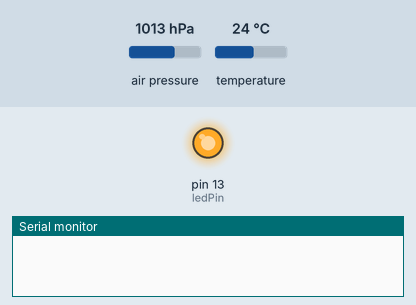
This sketch was run on a simulated Arduino Uno, built with avr-gcc and run on an emulated ATmega328P. Parts: output pins drawn as LEDs (lit = HIGH), the last lines printed to the serial monitor. Inputs (shaded band) come from the test bench; at power-on: air pressure 1013 hPa, temperature 24 °C. The modem accepts every AT command (registered, SIM ready, sends succeed) and sends nothing else.

Above: at 0.1 s.
At 30.7 s:
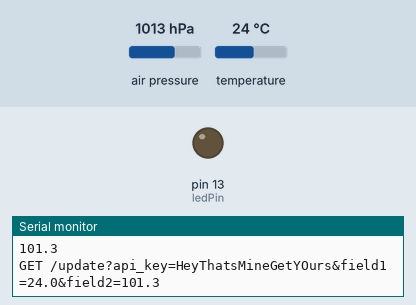
Timing chart, 0 to 79.8 s (numbered marks = the images above):
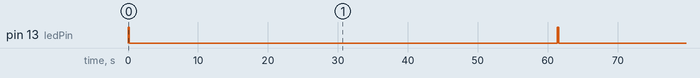

Measured:
- by itself, pin 13 (ledPin): alternates HIGH for 0.20 s and LOW for 61.1 s

The sketch:

ESP8266_Thingspeak.ino
```cpp
/*

A simple getting started ESP8266 Project with ATCommands.

This reads the data of a BMP sensor and spreads the word on thingspeak.

Based on code originally posted by :
Mahesh Venkitachalam,electronut.in

Support of BMP and 2 fields added by Rohit Gupta,rohitg.in

*/


#include <Wire.h>
#include <Adafruit_BMP085.h>
#include <SoftwareSerial.h>
#include <stdlib.h>
int ledPin = 13;
// replace with your channel's thingspeak API key
String apiKey = "HeyThatsMineGetYOurs";

// connect 10 to TX of Serial USB
// connect 11 to RX of serial USB
SoftwareSerial ser(10, 11); // RX, TX
Adafruit_BMP085 bmp;
// the loop
void setup() {
  Serial.begin(9600);
  pinMode(ledPin, OUTPUT);

 // enable software serial
  ser.begin(9600);

  // reset ESP8266
  ser.println("AT+RST");
  if (!bmp.begin()) {
	Serial.println("Could not find a valid BMP085 sensor, check wiring!");
	while (1) {}
  }
}


void loop() {

  // blink LED on board
  digitalWrite(ledPin, HIGH);
  delay(200);
  digitalWrite(ledPin, LOW);

  float temp = bmp.readTemperature();
  float pres= bmp.readPressure()/1000.0;
  // convert to string
  char buf[16];
  char buff2[16];
  String strTemp = dtostrf(temp, 4, 1, buf);
  String strPress = dtostrf(pres, 4, 1, buff2);
  Serial.println(strTemp);
  Serial.println(strPress);
  // TCP connection
  String cmd = "AT+CIPSTART=\"TCP\",\"";
  cmd += "184.106.153.149"; // api.thingspeak.com
  cmd += "\",80";
  ser.println(cmd);

  if(ser.find("Error")){
    Serial.println("AT+CIPSTART error");
    return;
  }

  // prepare GET string
  String getStr = "GET /update?api_key=";
  getStr += apiKey;
  getStr +="&field1=";
  getStr += String(strTemp);
  getStr +="&field2=";
  getStr += String(strPress);
  getStr += "\r\n\r\n";

  // send data length
  cmd = "AT+CIPSEND=";
  cmd += String(getStr.length());
  ser.println(cmd);
Serial.println(getStr);
  if(ser.find(">")){
    ser.print(getStr);
  }
  else{
    ser.println("AT+CIPCLOSE");
    // alert user
    Serial.println("AT+CIPCLOSE");
  }

  //  60 sec delay between updates
  delay(60000);
}
```
